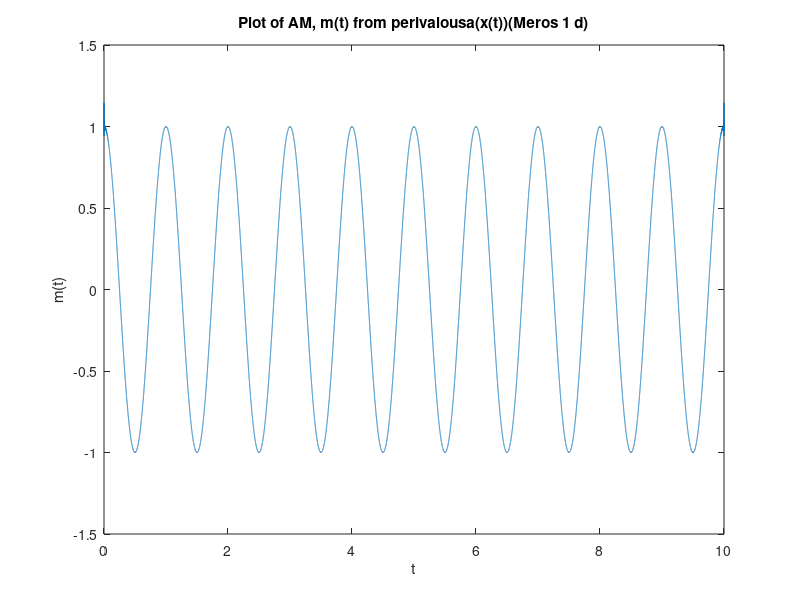

The MATLAB script that drew this image:
fs=10000;
Ts=1/fs;
t=[0:Ts:10];
m=cos(2*pi*t);
Ac=2;
fc=500;
x=(Ac+m).*cos(2*pi*fc*t);
env=abs(hilbert(x))-2;

figure;
plot(t,env);
title('Plot of AM, m(t) from perivalousa(x(t))(Meros 1 d)');
xlabel('t');
ylabel('m(t)');
